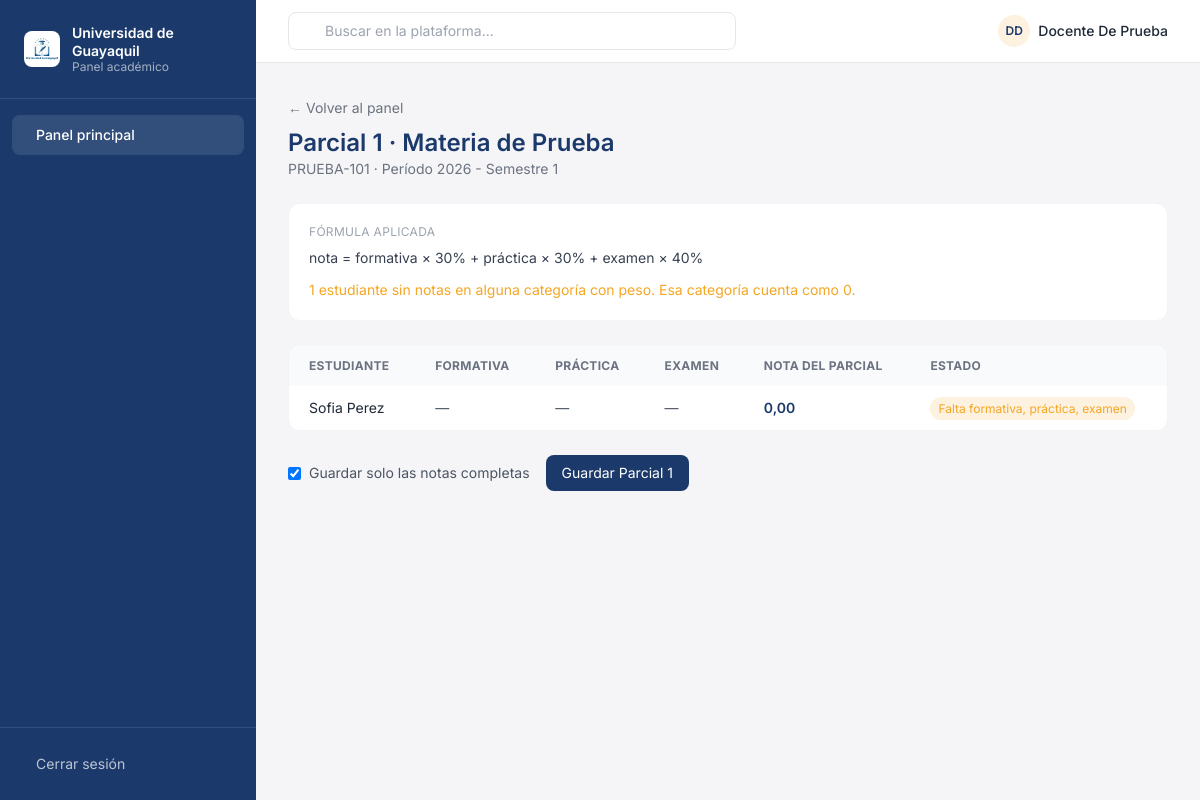
Page /docente/materia/1/parcial/1/calificar/ (signed in) on the committed database.
### plataforma/models.py (models this page shows, shortened)
class Parcial(models.Model):
    planificacion = models.ForeignKey(Planificacion, on_delete=models.CASCADE, related_name='parciales')
    numero = models.IntegerField(default=1, validators=[MinValueValidator(1), MaxValueValidator(10)])
    nombre = models.CharField(max_length=50, blank=True)
    peso_formativa = models.IntegerField(default=30, validators=[MinValueValidator(0), MaxValueValidator(100)])
    peso_practica = models.IntegerField(default=30, validators=[MinValueValidator(0), MaxValueValidator(100)])
    peso_examen = models.IntegerField(default=40, validators=[MinValueValidator(0), MaxValueValidator(100)])
    class Meta:
        verbose_name_plural = "Parciales"
        unique_together = ('planificacion', 'numero')
        ordering = ['numero']

class Materia(models.Model):
    nombre = models.CharField(max_length=100)
    codigo = models.CharField(max_length=20, unique=True)
    carrera = models.ForeignKey(Carrera, on_delete=models.CASCADE, related_name='materias')
    creditos = models.IntegerField(default=4)
    descripcion = models.TextField(blank=True)
    profesor = models.CharField(max_length=100, blank=True)  # legado: se conserva por datos existentes
    docente = models.ForeignKey(
        'PerfilDocente',
        on_delete=models.SET_NULL,
        null=True,
        blank=True,
        related_name='materias'
    )
    class Meta:
        verbose_name_plural = "Materias"

class Periodo(models.Model):
    nombre = models.CharField(max_length=20)  # 2026-1, 2026-2
    fecha_inicio = models.DateField()
    fecha_fin = models.DateField()
    activo = models.BooleanField(default=True)
    class Meta:
        verbose_name_plural = "Períodos"

class Matricula(models.Model):
    ESTADOS = [
        ('Cursando', 'Cursando'),
        ('Aprobado', 'Aprobado'),
        ('Reprobado', 'Reprobado'),
        ('Retirado', 'Retirado'),
    ]
    estudiante = models.ForeignKey(User, on_delete=models.CASCADE, related_name='matriculas')
    periodo = models.ForeignKey(Periodo, on_delete=models.CASCADE, related_name='matriculas')
    materia = models.ForeignKey(Materia, on_delete=models.CASCADE, related_name='matriculas')
    fecha_matricula = models.DateField(auto_now_add=True)
    estado = models.CharField(max_length=20, choices=ESTADOS, default='Cursando')
    nota_final = models.FloatField(
        null=True,
        blank=True,
        validators=[MinValueValidator(0), MaxValueValidator(100)]
    )
    asistencia = models.IntegerField(default=0, validators=[MinValueValidator(0), MaxValueValidator(100)])
    class Meta:
        verbose_name_plural = "Matrículas"
        unique_together = ('estudiante', 'materia', 'periodo')

### plataforma/views.py (the view)
        def wrapper(request, *args, **kwargs):
            if not request.user.is_authenticated:
                return redirect('login')
            try:
                perfil = PerfilUsuario.objects.get(user=request.user)
                if perfil.rol not in roles_permitidos:
                    messages.error(request, "❌ No tienes permisos para acceder a esta sección")
                    return redirect('index')
            except PerfilUsuario.DoesNotExist:
                messages.error(request, "❌ Tu perfil no está configurado")
                return redirect('index')
            return view_func(request, *args, **kwargs)

### plataforma/views.py (called while the page is built)
def rol_requerido(*roles_permitidos):
    def decorator(view_func):
        def wrapper(request, *args, **kwargs):
            if not request.user.is_authenticated:
                return redirect('login')
            try:
                perfil = PerfilUsuario.objects.get(user=request.user)
                if perfil.rol not in roles_permitidos:
                    messages.error(request, "❌ No tienes permisos para acceder a esta sección")
                    return redirect('index')
            except PerfilUsuario.DoesNotExist:
                messages.error(request, "❌ Tu perfil no está configurado")
                return redirect('index')
            return view_func(request, *args, **kwargs)
        return wrapper
    return decorator

def _perfil_docente_o_none(user):
    return PerfilDocente.objects.select_related('carrera').filter(user=user).first()

def _materia_del_docente(user, materia_id):
    perfil = _perfil_docente_o_none(user)
    if not perfil:
        return None, None
    materia = Materia.objects.select_related('carrera').filter(id=materia_id, docente=perfil).first()
    return perfil, materia

def _promedio(valores):
    return sum(valores) / len(valores) if valores else None

### plataforma/templates/plataforma/docente_calificar_parcial.html (shortened to what this page needs)
{% extends 'plataforma/base.html' %}
{% block sidebar_links %}{% include 'plataforma/_sidebar_docente.html' %}{% endblock %}
{% block content %}
<div class="mb-6">
  <a href="{% url 'dashboard_docente' %}" class="text-sm text-gray-500 hover:text-navy">← Volver al panel</a>
  <h1 class="text-2xl font-semibold text-navy mt-2">{{ parcial.nombre|default:tipo_calificacion }} · {{ materia.nombre }}</h1>
  <p class="text-sm text-gray-500">{{ materia.codigo }} · Período {{ periodo.nombre }}</p>
</div>
<div class="bg-white rounded-xl border border-gray-100 p-5 mb-6">
  <p class="text-xs uppercase tracking-wide text-gray-400 mb-2">Fórmula aplicada</p>
  <p class="text-sm text-gray-700">
    nota = formativa × {{ parcial.peso_formativa }}%
    + práctica × {{ parcial.peso_practica }}%
    + examen × {{ parcial.peso_examen }}%
  </p>
  {% if total_incompletas %}
    <p class="mt-3 text-sm text-gold">
      {{ total_incompletas }} estudiante{{ total_incompletas|pluralize:"s" }} sin notas en alguna categoría con peso.
      Esa categoría cuenta como 0.
    </p>
  {% endif %}
</div>
<div class="bg-white rounded-xl border border-gray-100 overflow-hidden mb-6">
  <table class="w-full text-sm">
    <thead class="bg-gray-50 text-left text-xs uppercase tracking-wide text-gray-500">
      <tr>
        <th class="px-5 py-3">Estudiante</th>
        <th class="px-5 py-3">Formativa</th>
        <th class="px-5 py-3">Práctica</th>
        <th class="px-5 py-3">Examen</th>
        <th class="px-5 py-3">Nota del parcial</th>
        <th class="px-5 py-3">Estado</th>
      </tr>
    </thead>
    <tbody class="divide-y divide-gray-100">
      {% for fila in filas %}
      <tr class="hover:bg-gray-50">
        <td class="px-5 py-3 text-gray-800">{{ fila.estudiante.get_full_name|default:fila.estudiante.username }}</td>
        <td class="px-5 py-3 text-gray-600">{% if fila.prom_formativa is not None %}{{ fila.prom_formativa|floatformat:2 }}{% else %}—{% endif %}</td>
        <td class="px-5 py-3 text-gray-600">{% if fila.prom_practica is not None %}{{ fila.prom_practica|floatformat:2 }}{% else %}—{% endif %}</td>
        <td class="px-5 py-3 text-gray-600">{% if fila.nota_examen is not None %}{{ fila.nota_examen|floatformat:2 }}{% else %}—{% endif %}</td>
        <td class="px-5 py-3 font-semibold text-navy">{{ fila.nota|floatformat:2 }}</td>
        <td class="px-5 py-3">
          {% if fila.completa %}
            <span class="text-xs px-2 py-1 rounded-full bg-navy/10 text-navy">Completa</span>
          {% else %}
            <span class="text-xs px-2 py-1 rounded-full bg-gold-light text-gold">Falta {{ fila.faltantes|join:", " }}</span>
          {% endif %}
        </td>
      </tr>
      {% empty %}
      <tr><td colspan="6" class="text-center px-5 py-8 text-gray-400">No hay estudiantes matriculados en este período</td></tr>
      {% endfor %}
    </tbody>
  </table>
</div>
{% if filas and tipo_soportado %}
<form method="post" class="flex flex-wrap items-center gap-4">
  <label class="flex items-center gap-2 text-sm text-gray-600">
    <input type="checkbox" name="solo_completas" value="1" checked class="rounded border-gray-300">
    Guardar solo las notas completas
  </label>
  <button type="submit" class="px-4 py-2 text-sm bg-navy text-white rounded-lg hover:bg-navy-light">
    Guardar {{ tipo_calificacion }}
  </button>
</form>
{% endif %}
{% endblock %}

### plataforma/templates/plataforma/base.html (shortened to what this page needs)
{% load static %}
<!DOCTYPE html>
<html lang="es">
<head>
<script src="https://cdn.tailwindcss.com"></script>
<link rel="stylesheet" href="https://cdn.jsdelivr.net/npm/@tabler/icons-webfont@latest/dist/tabler-icons.min.css">
</head>
<body class="min-h-screen text-gray-800">
<div class="flex min-h-screen">
  <aside class="hidden md:flex md:flex-col w-64 bg-navy text-white shrink-0">
    <div class="flex items-center gap-3 px-6 py-6 border-b border-white/10">
      <img src="{% static 'images/logo.jpeg' %}" alt="Logo Universidad de Guayaquil" class="w-9 h-9 rounded-lg object-cover">
      <div>
        <p class="text-sm font-semibold leading-tight">Universidad de Guayaquil</p>
        <p class="text-xs text-white/60 leading-tight">Panel {{ user_role|default:"académico" }}</p>
      </div>
    </div>
    <nav class="flex-1 px-3 py-4 space-y-1 text-sm">
      {% block sidebar_links %}{% endblock %}
    </nav>
    <div class="px-3 py-4 border-t border-white/10 space-y-1 text-sm">
      <a href="{% url 'logout' %}" class="flex items-center gap-3 px-3 py-2.5 rounded-lg hover:bg-white/10 transition-colors text-white/70">
         Cerrar sesión
      </a>
    </div>
  </aside>
  <div class="flex-1 flex flex-col min-w-0">
    <header class="flex items-center justify-between bg-white border-b border-gray-200 px-4 md:px-8 py-3 sticky top-0 z-10">
      <div class="flex-1 max-w-md hidden sm:block">
        <div class="relative">
          <input type="text" placeholder="Buscar en la plataforma..."
                 class="w-full pl-9 pr-3 py-2 text-sm border border-gray-200 rounded-lg focus:outline-none focus:ring-2 focus:ring-navy-light/30">
        </div>
      </div>
      <div class="flex items-center gap-4">
        <div class="flex items-center gap-2">
          <div class="w-8 h-8 rounded-full bg-gold-light flex items-center justify-center text-navy text-xs font-semibold">
            {{ request.user.first_name|slice:":1"|upper }}{{ request.user.last_name|slice:":1"|upper }}
          </div>
          <span class="hidden sm:block text-sm font-medium">{{ request.user.get_full_name|default:request.user.username }}</span>
        </div>
      </div>
    </header>
    <main class="flex-1 p-4 md:p-8">
      {% block content %}{% endblock %}
    </main>
  </div>
</div>
</body>
</html>

### plataforma/templates/plataforma/base.html (style rules this page uses)
body { font-family: 'Inter', sans-serif; background-color: #F5F5F7; }

### rows in the picture
Parcial: nombre "Parcial 1", peso_formativa "30", peso_practica "30", peso_examen "40"
Materia: nombre "Materia de Prueba", codigo "PRUEBA-101"
Periodo: nombre "2026 - Semestre 1"
Matricula: estudiante.get_full_name "Sofia Perez", nota "0,00", faltantes "formativa, práctica, examen"

### other values in the picture
{{ user_role|default:"académico" }} "académico"
{{ request.user.first_name|slice:":1"|upper }} "D"
{{ request.user.last_name|slice:":1"|upper }} "D"
{{ request.user.get_full_name|default:request.user.username }} "Docente De Prueba"
{{ total_incompletas }} "1"
